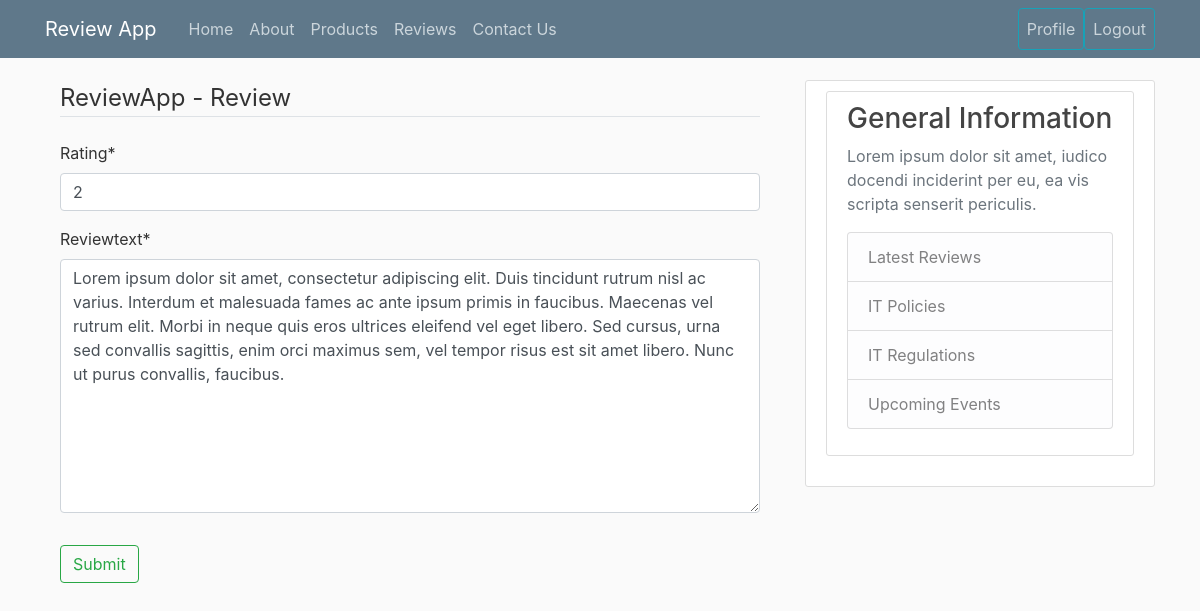
/review/6/update (signed in), run on the app's committed database.
### reviewApp/models.py (models this page shows, shortened)
class Review(models.Model):
	product = models.ForeignKey(Product, on_delete=models.CASCADE)
	profile = models.ForeignKey(Profile, on_delete=models.CASCADE)
	author = models.ForeignKey(User, on_delete=models.CASCADE)
	rating = models.PositiveSmallIntegerField(default=1, validators = [MinValueValidator(1), MaxValueValidator(5)])
	reviewtext = models.TextField()
	postdate = models.DateTimeField(auto_now_add=True)

### reviewApp/views.py (the view, shortened to what this page needs)
# urls.py: path('review/<int:pk>/update', ReviewUpdateView.as_view(), name='review-update'),
class ReviewUpdateView(LoginRequiredMixin, UserPassesTestMixin, UpdateView):
	model = Review
	fields = ['rating', 'reviewtext']
	def test_func(self):
		review = self.get_object()
		if self.request.user == review.author:
			return True
		return False

### reviewApp/templates/reviewApp/review_form.html (shortened to what this page needs)
{% extends "reviewApp/base.html" %}
{% load crispy_forms_tags %}
{% block content %}
	<div class="container">
		<form method="POST" enctype="multipart/form-data">
			<fieldset class="form-group">
				<legend class="border-bottom mb-4">ReviewApp - Review</legend>
				{{ form|crispy }}
			</fieldset>
			<div class="form-group">
				<button class="btn btn-outline-success" type="submit">Submit</button>
			</div>
		</form>
	</div>
{% endblock content %}

### reviewApp/static/css/styles.css (style rules this page uses)
body { background: #fafafa; color: #333333; margin-top: 5rem; }

### data on the page
Review: rating "2", reviewtext "Lorem ipsum dolor sit amet, consectetur adipiscing elit. Duis tincidunt rutrum nisl ac varius. Interdum et malesuada fames ac ante ipsum primis in faucibus. Maecenas vel rutrum elit. Morbi in neque quis eros ultrices eleifend vel eget libero. Sed cursus, urna sed convallis sagittis, enim orci maximus sem, vel tempor risus est sit amet libero. Nunc ut purus convallis, faucibus."
